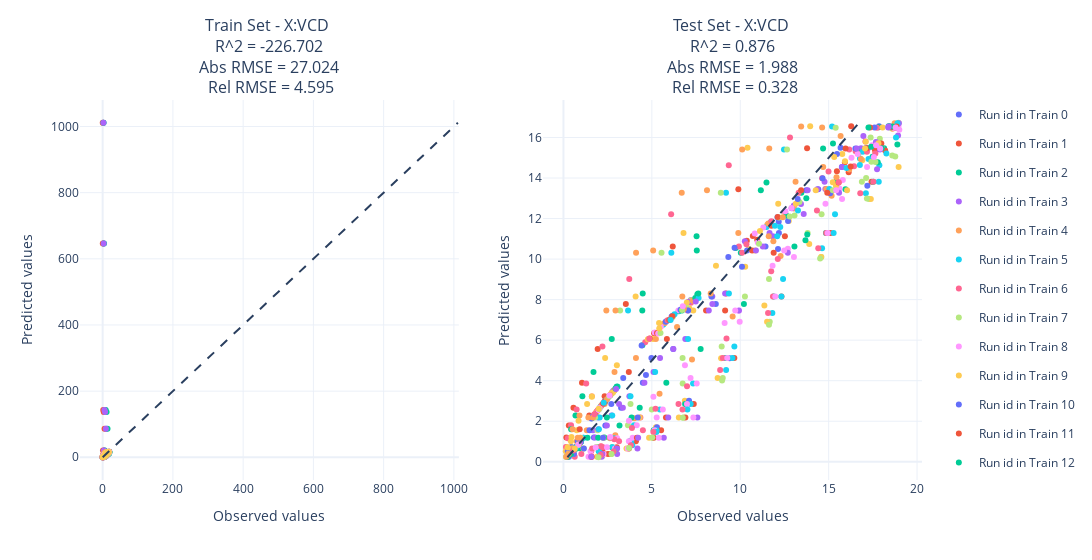
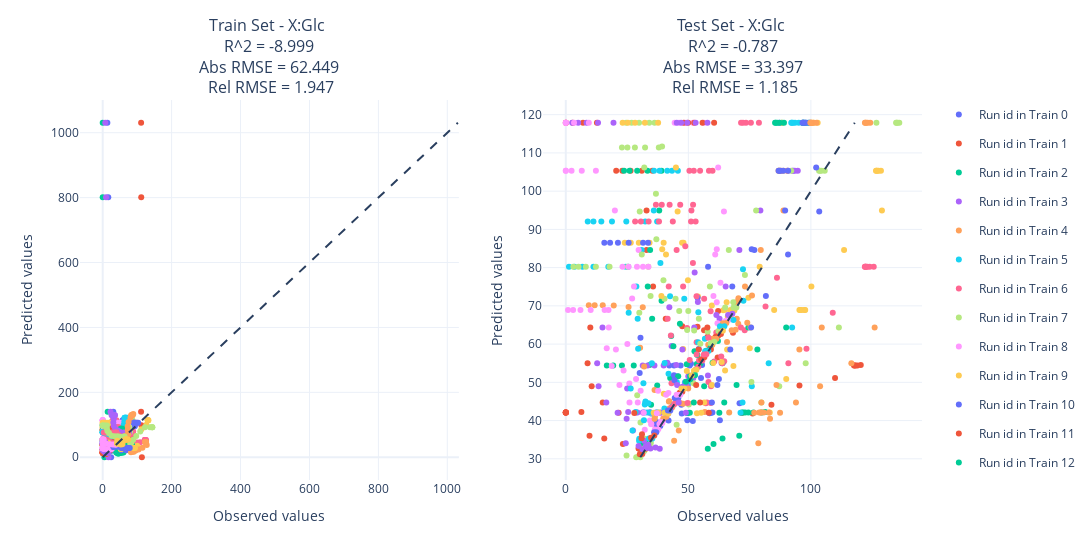
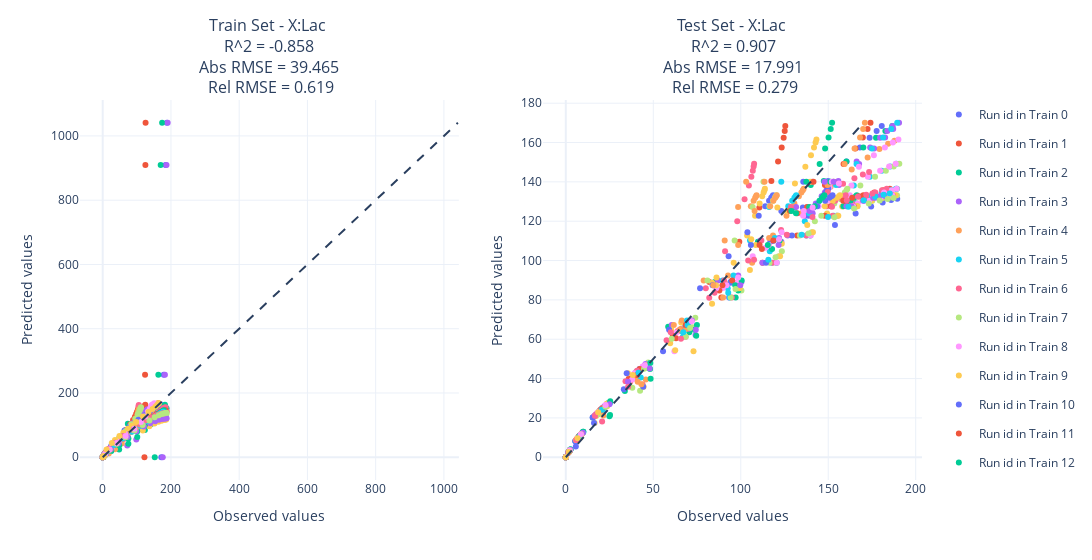
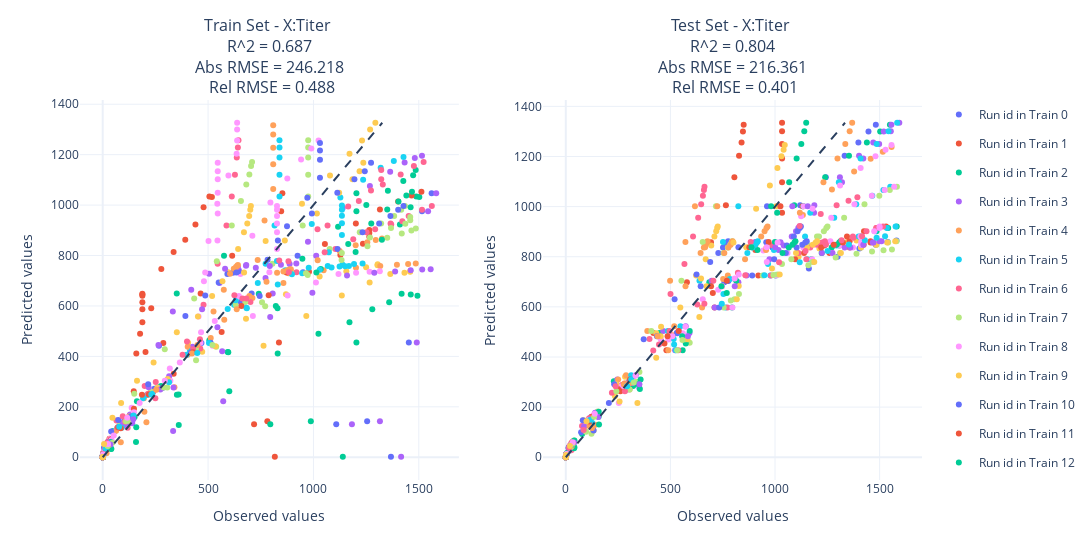

Notebook cell for these charts, in order:
### Code cell
plot_multi_step_gp_model_eval(
    X_train.transpose(1, 2, 0),
    X_train_pred.transpose(1, 2, 0),
    X_test.transpose(1, 2, 0),
    X_test_pred.transpose(1, 2, 0),
    X_columns=X_columns,
)

plot_relative_rmse_by_variables(
    X_train.transpose(1, 2, 0),
    X_train_pred.transpose(1, 2, 0),
    X_test.transpose(1, 2, 0),
    X_test_pred.transpose(1, 2, 0),
    X_columns = X_columns,
)
